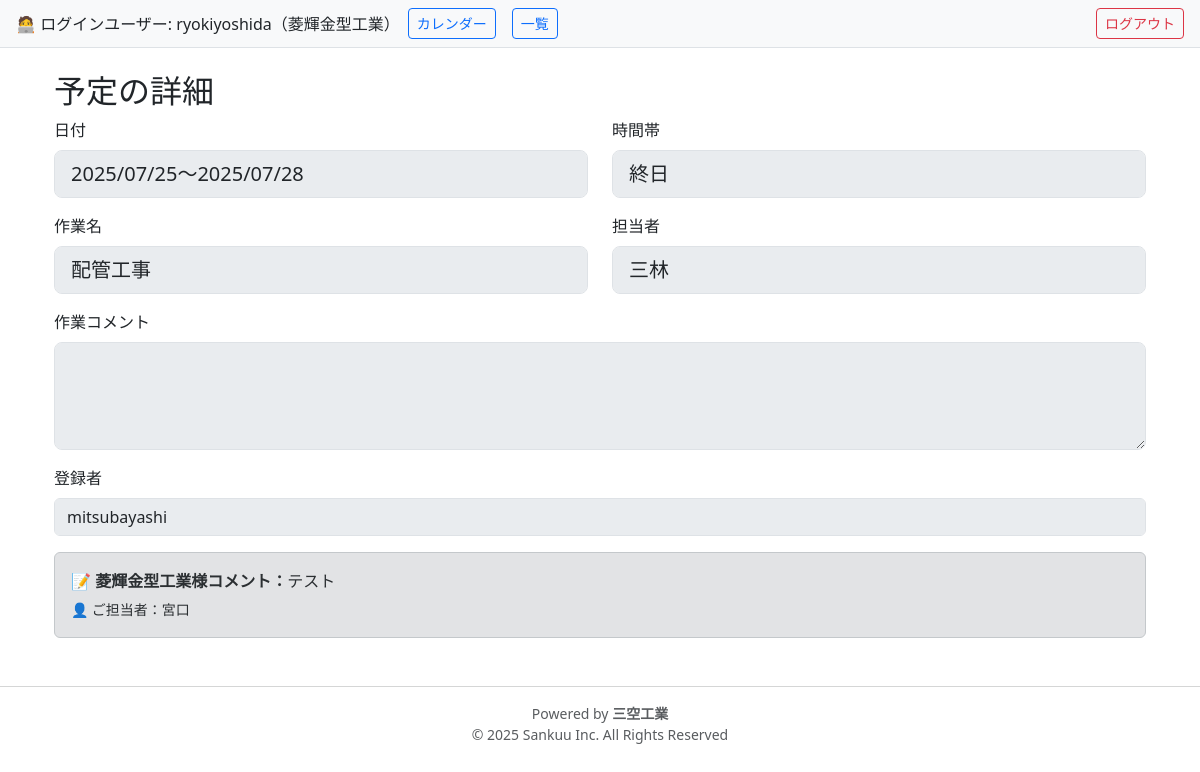
The page /schedules/1 (signed in) on the database as committed earlier.
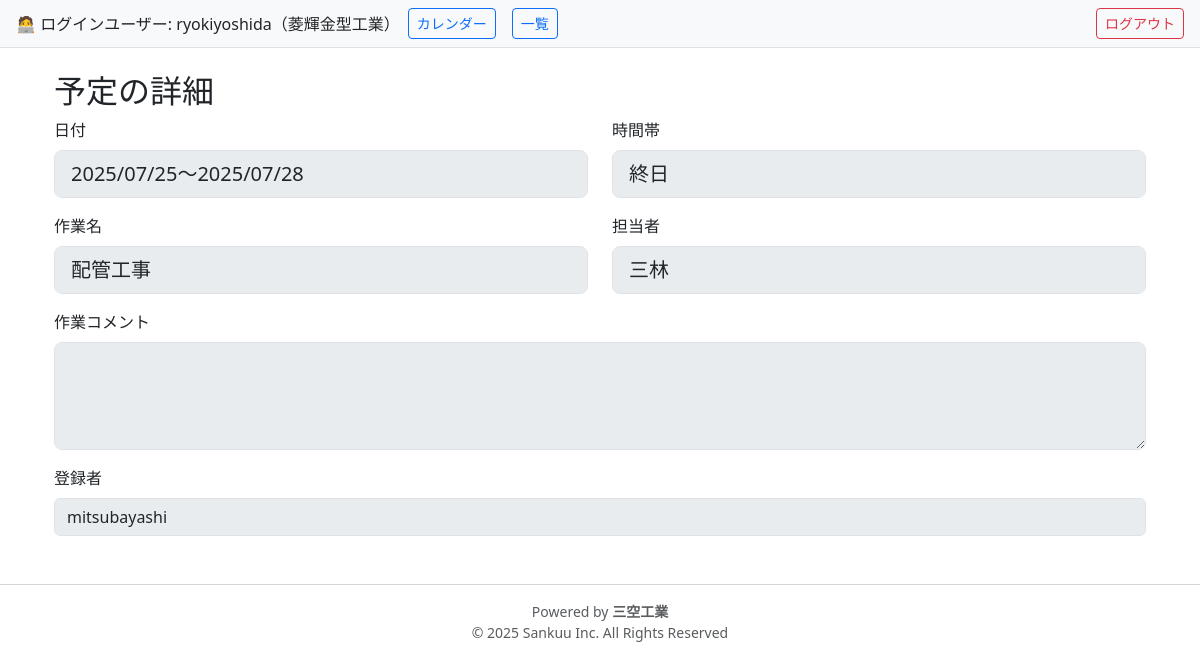
The same page on the database as committed later.
### kouteihyo_app/models.py (models this page shows)
class User(db.Model, UserMixin):
    __tablename__ = 'users'
    id            = db.Column(db.Integer, primary_key=True)
    company_id    = db.Column(db.Integer, db.ForeignKey('companies.id'), nullable=False)
    display_name  = db.Column(db.String(100), nullable=False)
    email         = db.Column(db.String(120), unique=True, nullable=False)
    username      = db.Column(db.String(64), unique=True, nullable=False)   # ←追加済み！
    password_hash = db.Column(db.String(128), nullable=False)
    role          = db.Column(db.String(20), nullable=False)  # 'admin' or 'company'
    created_schedules = db.relationship(
        'Schedule',
        foreign_keys='Schedule.created_by',
        backref='creator',
        lazy=True
    )
    site_notes = db.relationship('SiteNote', backref='creator', lazy=True)
    date_notes = db.relationship('DateNote', backref='creator', lazy=True)

class Company(db.Model):
    __tablename__ = 'companies'
    id   = db.Column(db.Integer, primary_key=True)
    name = db.Column(db.String(100), unique=True, nullable=False)
    users     = db.relationship('User',     backref='company',  lazy=True)
    schedules = db.relationship('Schedule', backref='company', lazy=True)

class Schedule(db.Model):
    __tablename__ = 'schedules'
    id               = db.Column(db.Integer, primary_key=True)
    site_name        = db.Column(db.String(255), nullable=False)
    date             = db.Column(db.Date, nullable=False)
    end_date         = db.Column(db.Date, nullable=True)
    time_slot        = db.Column(db.String(10), nullable=False)
    task_name        = db.Column(db.String(100), nullable=False)
    person_in_charge = db.Column(db.String(100))
    comment          = db.Column(db.Text)
    client_person    = db.Column(db.String(100))
    client_comment   = db.Column(db.String(255))
    company_id = db.Column(db.Integer, db.ForeignKey('companies.id'), nullable=False)
    created_by = db.Column(db.Integer, db.ForeignKey('users.id'), nullable=False)
    updated_by = db.Column(db.Integer, db.ForeignKey('users.id'), nullable=True)

### kouteihyo_app/routes.py (the view, shortened to what this page needs)
@bp.route('/schedules/<int:id>', methods=['GET','POST'])
@login_required
def schedule_detail(id):
    schedule = Schedule.query.get_or_404(id)
    return render_template('schedule/detail.html', schedule=schedule)

### kouteihyo_app/__init__.py (called while the page is built)
@login_manager.user_loader
def load_user(user_id):
    return User.query.get(int(user_id))

### templates/schedule/detail.html (shortened to what this page needs)
{% extends 'base.html' %}
{% block content %}
<div class="container-fluid mt-4">
  <h2>予定の詳細</h2>
  <form method="POST">
    <div class="row">
      <div class="col-12 col-md-6 mb-3">
        <label class="form-label">日付</label>
        <input type="text"
               class="form-control form-control-lg"
               disabled
               value="{% if schedule.end_date %}{{ schedule.date.strftime('%Y/%m/%d') }}～{{ schedule.end_date.strftime('%Y/%m/%d') }}{% else %}{{ schedule.date.strftime('%Y/%m/%d') }}{% endif %}">
      </div>
      <div class="col-12 col-md-6 mb-3">
        <label class="form-label">時間帯</label>
        <select name="time_slot"
                class="form-control form-control-lg"
                {% if current_user.id != schedule.company_id and current_user.company_name != '菱輝金型工業' %}disabled{% endif %}>
          {% for slot in ['午前','午後','終日','夜'] %}
            <option value="{{ slot }}" {% if schedule.time_slot == slot %}selected{% endif %}>
              {{ slot }}
            </option>
          {% endfor %}
        </select>
      </div>
    </div>
    <div class="row">
      <div class="col-12 col-md-6 mb-3">
        <label class="form-label">作業名</label>
        <input type="text"
               name="task_name"
               class="form-control form-control-lg"
               value="{{ schedule.task_name }}"
               {% if current_user.id != schedule.company_id and current_user.company_name != '菱輝金型工業' %}disabled{% endif %}>
      </div>
      <div class="col-12 col-md-6 mb-3">
        <label class="form-label">担当者</label>
        <input type="text"
               name="person_in_charge"
               class="form-control form-control-lg"
               value="{{ schedule.person_in_charge }}"
               {% if current_user.id != schedule.company_id and current_user.company_name != '菱輝金型工業' %}disabled{% endif %}>
      </div>
    </div>
    <div class="mb-3">
      <label class="form-label">作業コメント</label>
      <textarea name="comment"
                class="form-control form-control-lg"
                rows="3"
                {% if current_user.id != schedule.company_id and current_user.company_name != '菱輝金型工業' %}disabled{% endif %}>{{ schedule.comment }}</textarea>
    </div>
    <div class="mb-3">
      <label class="form-label">登録者</label>
      <input type="text"
             class="form-control"
             disabled
             value="{{ schedule.creator.display_name }}">
    </div>
    {% if current_user.company_name == '菱輝金型工業' %}
      <div class="mb-3">
        <label class="form-label">菱輝金型工業様 担当者</label>
        <input type="text"
               name="client_person"
               class="form-control form-control-lg"
               value="{{ schedule.client_person or '' }}">
      </div>
      <div class="mb-3">
        <label class="form-label">依頼元コメント（菱輝金型様）</label>
        <textarea name="client_comment"
                  class="form-control form-control-lg"
                  rows="3">{{ schedule.client_comment or '' }}</textarea>
      </div>
    {% else %}
      {% if schedule.client_comment or schedule.client_person %}
        <div class="alert alert-secondary mb-3">
          <p class="mb-1">
            <strong>📝 菱輝金型工業様コメント：</strong>{{ schedule.client_comment or '（なし）' }}
          </p>
          <p class="mb-0">
            <small>👤 ご担当者：{{ schedule.client_person or '（未記入）' }}</small>
          </p>
        </div>
      {% endif %}
    {% endif %}
  </form>
</div>
{% endblock %}

### templates/base.html (shortened to what this page needs)
<!DOCTYPE html>
<html lang="ja">
<head>
  <link
    href="https://cdn.jsdelivr.net/npm/bootstrap@5.3.1/dist/css/bootstrap.min.css"
    rel="stylesheet"
  />
  <link
    href="https://cdn.jsdelivr.net/npm/fullcalendar@6.1.8/main.min.css"
    rel="stylesheet"
  />
</head>
<body>
  {% if current_user.is_authenticated %}
    <div class="d-flex justify-content-between align-items-center px-3 py-2 bg-light border-bottom">
      <div class="d-flex align-items-center">
        🧑‍💻 ログインユーザー: {{ current_user.display_name }}（{{ current_user.company.name }}）
        <a href="{{ url_for('main.schedule_calendar') }}" class="btn btn-outline-primary btn-sm mx-2">カレンダー</a>
        <a href="{{ url_for('main.schedule_list') }}"     class="btn btn-outline-primary btn-sm mx-2">一覧</a>
      </div>
      <a href="{{ url_for('main.logout') }}" class="btn btn-outline-danger btn-sm">ログアウト</a>
    </div>
  {% endif %}
  <div class="container mt-3">
    {% block content %}{% endblock %}
  </div>
  <footer class="text-center mt-5 mb-3 text-muted small">
    <hr />
    <div>Powered by <strong>三空工業</strong></div>
    <div>© 2025 Sankuu Inc. All Rights Reserved</div>
  </footer>
</body>
</html>

Rows that differ between the two databases and show on the page:
changed Schedule "終日": client_comment "テスト" → (not shown); client_person "宮口" → (not shown)
Other text that changed with them:
text no longer shown: "📝 菱輝金型工業様コメント： 👤 ご担当者："
